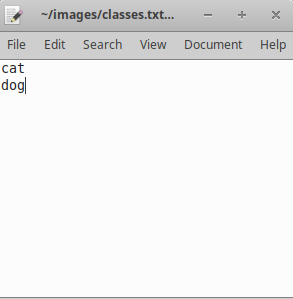
#> input picture project_images/classes_txt.png, 293 x 299 px
$ python -i data_augmentation.py   (imports and definitions only)
#> lines starting #> are read from the running program, lines starting #| are printed output that depends on the picture
import os
import cv2
import numpy as np

# Get the current directory
current_dir = os.getcwd()

# Ask the user to input the images folder name
# [1 line not run here, left out]

# Construct the source directory path
# [1 line that did not run here, left out]

# Function to apply data augmentation techniques and save the augmented images
def apply_data_augmentation(image_path):
    # Load the image
#> called with image_path = 'project_images/classes_txt.png'
    image = cv2.imread(image_path)
#> image is the input picture: shape (299, 293, 3); mean B, G, R 238.4, 238.4, 238.4

    # Apply data augmentation techniques
    # Example techniques: flip, rotate, brightness adjustment, and blur
    augmented_images = [
        np.flip(image, axis=0),                # Flip vertically
        np.flip(image, axis=1),                # Flip horizontally
        cv2.rotate(image, cv2.ROTATE_90_CLOCKWISE),    # Rotate 90 degrees clockwise
        cv2.rotate(image, cv2.ROTATE_90_COUNTERCLOCKWISE),    # Rotate 90 degrees counterclockwise
        cv2.addWeighted(image, 1.5, np.zeros(image.shape, dtype=np.uint8), 0, 0),   # Increase brightness by 1.5 times
        cv2.addWeighted(image, 0.5, np.zeros(image.shape, dtype=np.uint8), 0, 0),   # Decrease brightness by 0.5 times
        cv2.GaussianBlur(image, (15, 15), 0),     # Apply Gaussian blur with increased kernel size
    ]

    # Data augmentation technique names
    technique_names = [
        "flip_vertical",
        "flip_horizontal",
        "rotate_clockwise",
        "rotate_counterclockwise",
        "increase_brightness",
        "decrease_brightness",
        "gaussian_blur",
    ]

    # Save the augmented images
    for i, augmented_image in enumerate(augmented_images):
        filename, ext = os.path.splitext(image_path)
        technique_name = technique_names[i]
        save_path = f"{filename}_{technique_name}{ext}"
        cv2.imwrite(save_path, augmented_image)
        print(f"Saved {save_path}")
#> this loop made 7 passes
#> technique_name on passes 1 to 7: 'flip_vertical', 'flip_horizontal', 'rotate_clockwise', 'rotate_counterclockwise', 'increase_brightness', 'decrease_brightness', 'gaussian_blur'
#| Saved project_images/classes_txt_flip_vertical.png
#| Saved project_images/classes_txt_flip_horizontal.png
#| Saved project_images/classes_txt_rotate_clockwise.png
#| Saved project_images/classes_txt_rotate_counterclockwise.png
#| Saved project_images/classes_txt_increase_brightness.png
#| Saved project_images/classes_txt_decrease_brightness.png
#| Saved project_images/classes_txt_gaussian_blur.png
#> pass 1, in apply_data_augmentation, `cv2.imwrite(save_path, augmented_image)`:
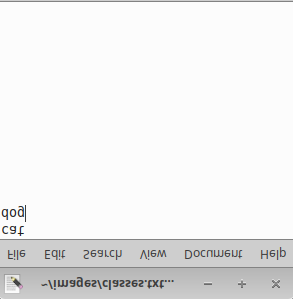
#> saved as classes_txt_flip_vertical.png: shape (299, 293, 3); mean B, G, R 238.4, 238.4, 238.4
#> pass 2, in apply_data_augmentation, `cv2.imwrite(save_path, augmented_image)`:
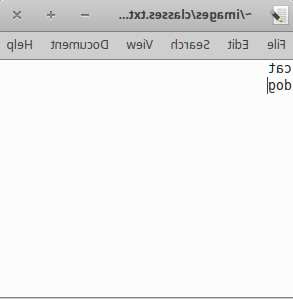
#> saved as classes_txt_flip_horizontal.png: shape (299, 293, 3); mean B, G, R 238.4, 238.4, 238.4

# Iterate over the images in the source directory
# [4 lines not run here, left out]

>>> result = apply_data_augmentation('project_images/classes_txt.png')
